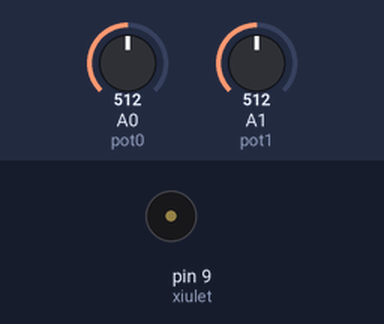
This sketch was run on a simulated Arduino Uno, built with avr-gcc and run on an emulated ATmega328P. On the bench: buzzer (waves = sounding). The test bench sets the inputs (shaded band); at power-on: A1 (pot1) = 512, A0 (pot0) = 512.

Above: at 1.8 s.
1.9 s: A1 (pot1) set to 306
At 2.2 s:
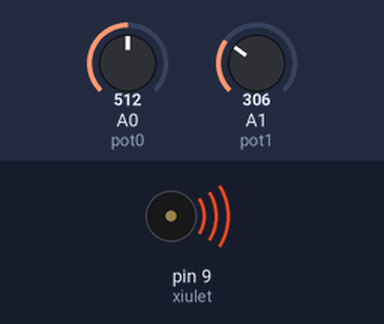
5.4 s: A0 (pot0) set to 0
At 6.6 s:
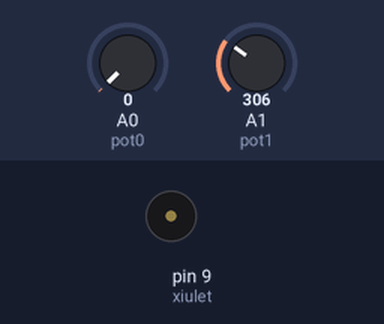
6.9 s: A0 (pot0) set to 122
At 7.09 s:
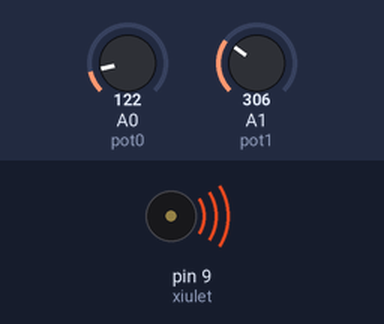
10.4 s: A1 (pot1) set to 122
At 10.8 s:
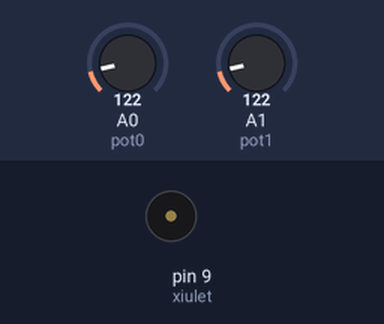
13.9 s: A1 (pot1) set to 0
At 15.4 s:
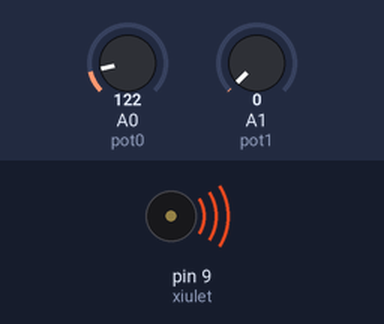
Timing chart, 0 to 16.4 s (numbered marks = the images above; inputs shaded):
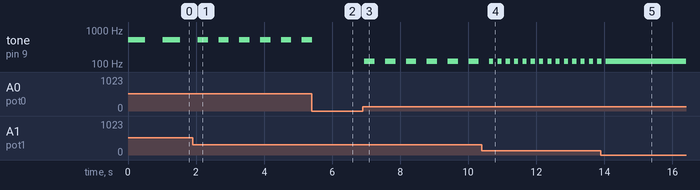

The sketch:

alarma4.ino
```cpp
/**********************************************************************************
**                                                                               **
**                                  Sirena                                       **
**                                                                               **
**                             Michael Caballero                                 **
**********************************************************************************/

//********** Includes *************************************************************

//********** Variables ************************************************************
const byte xiulet = 9;        // donar nom al pin 9 de l’Arduino
const byte pot0 = A0;         // donar nom al pin A0 de l’Arduino
const byte pot1 = A1;         // donar nom al pin A0 de l’Arduino
int valPot0;                 // guardar valor del potenciometre  0
int valPot1;                 // guardar valor del potenciometre 1
//********** Setup ****************************************************************
void setup()
{
  pinMode(xiulet, OUTPUT);   // definir el pin 9 com una sortida
}

//********** Loop *****************************************************************
void loop()
{
  valPot0 = analogRead(pot0);    // llegir valor potenciòmetre
  valPot1 = analogRead(pot1);    // llegir valor potenciòmetre

  tone(xiulet, valPot0, valPot1);    // xiulet de durada valPot0
  delay(2*valPot1);              // esperar valPot0 del xiulet + valPot0 silenci
}

//********** Funcions *************************************************************
```

Measured:
- after the input at 1.9 s, tone on pin 9 (xiulet): alternates 512 Hz for 0.31 s and silent for 0.31 s, starting after 0.45 s
- after the input at 5.4 s, tone on pin 9 (xiulet): goes on until 5.4 s, then stays silent
- after the input at 6.9 s, tone on pin 9 (xiulet): alternates 122 Hz for 0.31 s and silent for 0.31 s, starting after 0.05 s
- after the input at 10.4 s, tone on pin 9 (xiulet): alternates 122 Hz for 0.12 s and silent for 0.12 s, starting after 0.34 s
- after the input at 13.9 s, tone on pin 9 (xiulet): goes on until 14.0 s, then stays 122 Hz
- by itself, tone on pin 9 (xiulet): alternates 512 Hz for 0.51 s and silent for 0.51 s
